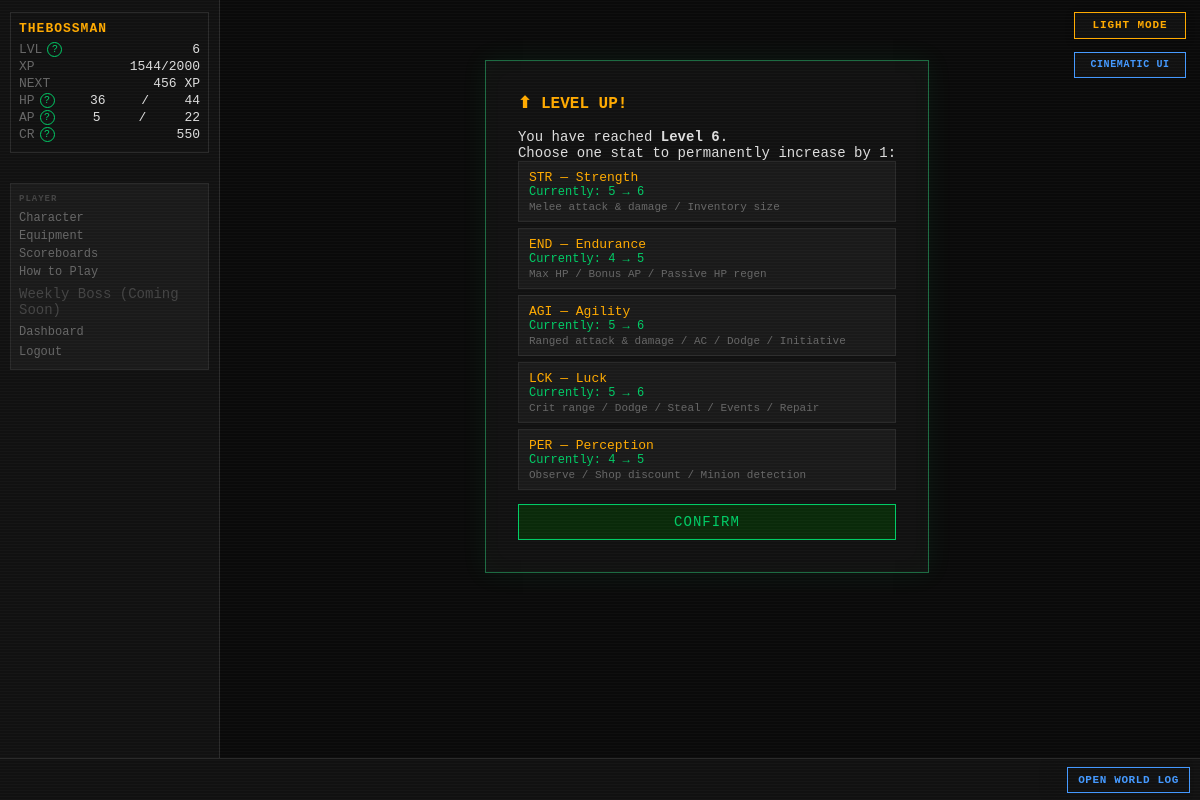
The app's page /levelup (signed in) with its own data.
### tables this page shows
CREATE TABLE players (
    id                  INTEGER PRIMARY KEY AUTOINCREMENT,
    username            TEXT    UNIQUE NOT NULL,
    password_hash       TEXT    NOT NULL,
    email               TEXT    UNIQUE NOT NULL,
    character_name      TEXT    NOT NULL,
    sex                 TEXT    NOT NULL,
    class_id            INTEGER REFERENCES classes(id),
    str_stat            INTEGER NOT NULL DEFAULT 1,
    end_stat            INTEGER NOT NULL DEFAULT 1,
    agi_stat            INTEGER NOT NULL DEFAULT 1,
    lck_stat            INTEGER NOT NULL DEFAULT 1,
    per_stat            INTEGER NOT NULL DEFAULT 1,
    level               INTEGER NOT NULL DEFAULT 1,
    xp                  INTEGER NOT NULL DEFAULT 0,
    current_hp          INTEGER NOT NULL,
    current_ap          INTEGER NOT NULL,
    credits             INTEGER NOT NULL DEFAULT 25,
    equipped_weapon_id  INTEGER REFERENCES inventory_items(id),
    equipped_armor_id   INTEGER REFERENCES inventory_items(id),
    equipped_special_id INTEGER REFERENCES inventory_items(id),
    in_combat           INTEGER NOT NULL DEFAULT 0,
    pending_levelup     INTEGER NOT NULL DEFAULT 0,
    combat_preference   TEXT    NOT NULL DEFAULT "Balanced",
    is_banned           INTEGER NOT NULL DEFAULT 0,
    retired_at          TEXT,
    last_login_at       TEXT,
    created_at          TEXT    NOT NULL DEFAULT (datetime('now'))
);

### routes/auth.py (the view)
@bp.route("/levelup", methods=["GET"])
def levelup():
    player = g.player
    return render_template("auth/levelup.html", player=player)

### app.py (called while the page is built, shortened)
def _context_processor() -> dict:
    settings = get_all_settings()
    player = g.get("player")
    if not player:
        return {"settings": settings}
    return {"player": player, "settings": settings}

def _check_auth():
    if request.endpoint in _AUTH_EXEMPT:
        return None
    if not session.get("player_id"):
        return redirect(url_for("auth.login"))
    return None

def _load_player():
    player_id = session.get("player_id")
    if not player_id:
        return None
    player = get_player(player_id)
    if player is None:
        session.clear()
        return redirect(url_for("auth.login"))
    g.player = player
    return None

def _check_levelup():
    if request.endpoint in _LEVELUP_EXEMPT:
        return None

def _set_blackout_flag():
    settings = get_all_settings()
    blackout_mins = settings.get("MIDNIGHT_BLACKOUT_MINUTES", cfg.MIDNIGHT_BLACKOUT_MINUTES)
    now = datetime.now(timezone.utc)
    minutes_to_midnight = (24 * 60) - (now.hour * 60 + now.minute)
    g.blackout = (minutes_to_midnight <= blackout_mins)

### database.py (called while the page is built)
def get_db() -> sqlite3.Connection:
    if 'db' not in g:
        g.db = sqlite3.connect(
            cfg.DB_PATH,
            detect_types=sqlite3.PARSE_DECLTYPES,
            timeout=10,
        )
        g.db.row_factory = dict_factory
        g.db.execute("PRAGMA foreign_keys = ON")
        g.db.execute("PRAGMA journal_mode = WAL")
    return g.db

def dict_factory(cursor: sqlite3.Cursor, row: tuple) -> dict:
    return {col[0]: val for col, val in zip(cursor.description, row)}

def execute(sql: str, params: tuple = ()) -> list[dict]:
    return get_db().execute(sql, params).fetchall()

def execute_one(sql: str, params: tuple = ()) -> dict | None:
    return get_db().execute(sql, params).fetchone()

def get_all_settings() -> dict:
    if "settings_cache" in g:
        return g.settings_cache
    rows = execute("SELECT constant_name, value FROM settings")
    result = {}
    for row in rows:
        name, raw = row["constant_name"], row["value"]
        t = cfg.SETTING_TYPES.get(name)
        try:
            if t is bool:  result[name] = raw.upper() in ("TRUE", "1", "YES")
            elif t is int:   result[name] = int(raw)
            elif t is float: result[name] = float(raw)
            else:            result[name] = raw
        except (ValueError, TypeError):
            result[name] = raw
    g.settings_cache = result
    return result

### templates/auth/levelup.html (shortened to what this page needs)
{% extends "base.html" %}
{% block content %}
<div id="auth-box">
    <h2 class="auth-heading term-amber">⬆ LEVEL UP!</h2>
    <p>You have reached <strong>Level {{ player.level }}</strong>.</p>
    <p>Choose one stat to permanently increase by 1:</p>
    <form method="POST" action="{{ url_for('auth.levelup_post') }}">
        <div id="levelup-stats">
            {% for stat, label, detail in [
                ('STR', 'STR — Strength',    'Melee attack & damage / Inventory size'),
                ('END', 'END — Endurance',   'Max HP / Bonus AP / Passive HP regen'),
                ('AGI', 'AGI — Agility',     'Ranged attack & damage / AC / Dodge / Initiative'),
                ('LCK', 'LCK — Luck',        'Crit range / Dodge / Steal / Events / Repair'),
                ('PER', 'PER — Perception',  'Observe / Shop discount / Minion detection')
            ] %}
            <label class="stat-choice">
                <span class="stat-name">{{ label }}</span>
                <span class="stat-current">Currently: {{ player[stat.lower() + '_stat'] }} → {{ player[stat.lower() + '_stat'] + 1 }}</span>
                <span class="stat-detail">{{ detail }}</span>
            </label>
            {% endfor %}
        </div>
        <button type="submit" class="auth-btn">CONFIRM</button>
    </form>
</div>
{% endblock %}

### templates/base.html (shortened to what this page needs)
<!DOCTYPE html>
<html lang="en">
<head>
<link rel="stylesheet" href="{{ url_for('static', filename='style.css') }}">
</head>
<body class="{{ 'authenticated' if player else 'auth-page' }} {% block body_class %}{% endblock %}">
{% if settings.get('ALLOW_PLAYER_COLOR_OVERRIDE', true) %}<button id="theme-toggle" type="button" aria-label="Switch color theme" aria-pressed="false">
</button>{% endif %}
{% if settings.get('ALLOW_PLAYER_INTERFACE_OVERRIDE', true) %}
<button id="interface-toggle" type="button" aria-label="Switch interface style" aria-pressed="false">
</button>
{% endif %}
{% if player %}
<div id="left-col">
    <div id="status-block">
        <div class="status-name">{{ player.character_name }}</div>
        <div class="status-line">
            <span class="label">LVL</span>
            <span id="status-level">{{ player.level }}</span>
        </div>
        <div class="status-line">
            <span class="label">XP</span>
            <span><span id="status-xp">{{ player.xp }}</span><span id="status-xp-threshold">{% if player.get('next_level_xp') is not none %}/{{ player.get('next_level_xp') }}{% endif %}</span></span>
        </div>
        <div class="status-line" title="Experience still needed to reach level {{ player.level + 1 }}">
            <span class="label">NEXT</span>
            <span id="status-xp-next">{% if player.get('xp_to_next_level') is none %}MAX{% elif player.get('xp_to_next_level') <= 0 %}LEVEL UP{% else %}{{ player.get('xp_to_next_level') }} XP{% endif %}</span>
        </div>
        <div class="status-line">
            <span class="label">HP</span>
            <span id="status-hp">{{ player.current_hp }}</span>/<span id="status-maxhp">{{ player.max_hp }}</span>
        </div>
        <div class="status-line">
            <span class="label">AP</span>
            <span id="status-ap">{{ player.current_ap }}</span>/<span id="status-maxap">{{ player.max_ap }}</span>
        </div>
        <div class="status-line">
            <span class="label">CR</span>
            <span id="status-credits">{{ player.credits }}</span>
        </div>
    </div>
    <nav id="left-nav">
        <span class="nav-heading">PLAYER</span>
        <a href="{{ url_for('character.index') }}">Character</a>
        <a href="{{ url_for('character.equipment') }}">Equipment</a>
        <a href="{{ url_for('scoreboards.index') }}">Scoreboards</a>
        <a href="{{ url_for('feeds.game_help') }}">How to Play</a>
        <span class="nav-link-disabled" title="A shared weekly encounter is being designed.">Weekly Boss (Coming Soon)</span>
        <a href="{{ url_for('dashboard.index') }}">Dashboard</a>
        <form action="{{ url_for('auth.logout') }}" method="POST" style="margin:0">
            <button type="submit" class="nav-link-btn">Logout</button>
        </form>
    </nav>
</div>
{% endif %}
<div id="main">
    {% block content %}{% endblock %}
</div>
{% if player %}
<div id="ticker-wrap">
    <a id="ticker-log-link" href="{{ url_for('feeds.global_log') }}" title="Open the complete World Log">OPEN WORLD LOG</a>
    <div id="ticker">
    </div>
</div>
{% endif %}
</body>
</html>

### static/style.css (style rules this page uses)
:root { --bg: #0a0a0a; --bg-panel: #111111; --bg-input: #1a1a1a; --border: #2a2a2a; --green: #00cc66; --red: #cc2222; --amber: #ffaa00; --blue: #4499ff; --grey: #666666; --white: #dddddd; --dim: #444444; --font: 'Courier New', Courier, monospace; --left-width: 220px; --ticker-h: 42px; }
*, *::before, *::after { box-sizing: border-box; margin: 0; padding: 0; }
html, body { height: 100%; background: var(--bg); color: var(--white); font-family: var(--font); font-size: 14px; overflow: hidden; }
a { color: var(--blue); text-decoration: none; }
#theme-toggle { position: fixed; top: 12px; right: 14px; z-index: 1000; min-width: 112px; padding: 7px 10px; border: 1px solid var(--amber); background: var(--bg-panel); color: var(--amber); font: bold 11px/1 var(--font); letter-spacing: 0.08em; cursor: pointer; box-shadow: 0 2px 10px rgba(0, 0, 0, 0.18); }
#interface-toggle { position: fixed; top: 52px; right: 14px; z-index: 1000; min-width: 112px; padding: 7px 10px; border: 1px solid var(--blue); background: var(--bg-panel); color: var(--blue); font: bold 10px/1 var(--font); letter-spacing: .06em; cursor: pointer; }
#left-col { position: fixed; top: 0; left: 0; width: var(--left-width); height: calc(100vh - var(--ticker-h)); background: var(--bg-panel); border-right: 1px solid var(--border); display: flex; flex-direction: column; padding: 12px 10px; overflow-y: auto; z-index: 10; }
#main { margin-left: var(--left-width); height: calc(100vh - var(--ticker-h)); overflow-y: auto; overflow-x: hidden; scrollbar-gutter: stable; display: flex; flex-direction: column; }
#status-block { border: 1px solid var(--border); padding: 8px; margin-bottom: 14px; }
.status-name { color: var(--amber); font-size: 13px; font-weight: bold; margin-bottom: 6px; text-transform: uppercase; letter-spacing: 1px; }
.status-line { display: flex; justify-content: space-between; margin: 2px 0; font-size: 13px; }
.status-line .label { color: var(--grey); }
#left-nav { margin-top: 2px; display: flex; flex-direction: column; gap: 4px; border-top: 1px solid var(--border); padding: 10px 8px; background: var(--bg-input); border: 1px solid var(--border); }
.nav-heading { color: var(--dim); font-size: 9px; font-weight: bold; letter-spacing: 1px; margin-bottom: 3px; }
#left-nav a, .nav-link-btn { color: var(--grey); font-size: 12px; font-family: var(--font); background: none; border: none; cursor: pointer; text-align: left; padding: 0; }
#left-nav .nav-link-disabled { display:block; padding:3px 0; color:var(--dim); cursor:not-allowed; }
#ticker-wrap { position: fixed; bottom: 0; left: 0; right: 0; height: var(--ticker-h); background: var(--bg-panel); border-top: 1px solid var(--border); overflow: hidden; z-index: 20; display: flex; align-items: center; }
#ticker { white-space: nowrap; color: var(--grey); font-size: 14px; font-weight: 600; letter-spacing: .15px; padding-left: 100%; animation: ticker-scroll 120s linear infinite; }
#ticker-log-link { position:absolute;right:10px;top:50%;transform:translateY(-50%);z-index:2;padding:6px 10px;background:var(--bg-panel);border:1px solid var(--blue);color:var(--blue);font-size:11px;font-weight:bold;letter-spacing:.6px;text-decoration:none;box-shadow:-12px 0 14px var(--bg-panel) }
#auth-box { max-width: 520px; margin: 60px auto; padding: 32px; background: var(--bg-panel); border: 1px solid #1d6b42; box-shadow: 0 0 24px rgba(0, 204, 102, 0.08), inset 0 0 24px rgba(0, 204, 102, 0.025); }
.auth-heading { color: var(--amber); margin-bottom: 16px; font-size: 16px; }
.auth-btn { background: #0a2a0a; color: var(--green); border: 1px solid var(--green); padding: 9px 24px; font-family: var(--font); font-size: 14px; letter-spacing: 1px; cursor: pointer; margin-top: 8px; width: 100%; }
.stat-choice { display: block; background: var(--bg-input); border: 1px solid var(--border); padding: 8px 10px; margin-bottom: 6px; cursor: pointer; }
.stat-name { color: var(--amber); display: block; font-size: 13px; }
.stat-current { color: var(--green); display: block; font-size: 12px; }
.stat-detail { color: var(--grey); display: block; font-size: 11px; margin-top: 2px; }
:root[data-interface="classic"][data-crt="on"] body::after { content:"";position:fixed;inset:0;pointer-events:none;z-index:2000; background:repeating-linear-gradient(0deg,rgba(255,255,255,.025) 0 1px,transparent 1px 3px); }

### records on screen
players: character_name "THEBOSSMAN", level "6", xp "1544", current_hp "36", current_ap "5", credits "550", str_stat "5" "4" "5" "5" "4", player[stat.lower()+'_stat']+1 "6" "5" "6" "6" "5"

### other values on screen
{{ player.get('next_level_xp') }} "2000"
{{ player.get('xp_to_next_level') }} "456"
{{ player.max_hp }} "44"
{{ player.max_ap }} "22"
{{ label }} "STR — Strength" "END — Endurance" "AGI — Agility" "LCK — Luck" "PER — Perception"
{{ detail }} "Melee attack & damage / Inventory size" "Max HP / Bonus AP / Passive HP regen" "Ranged attack & damage / AC / Dodge / Initiative" "Crit range / Dodge / Steal / Events / Repair" "Observe / Shop discount / Minion detection"
